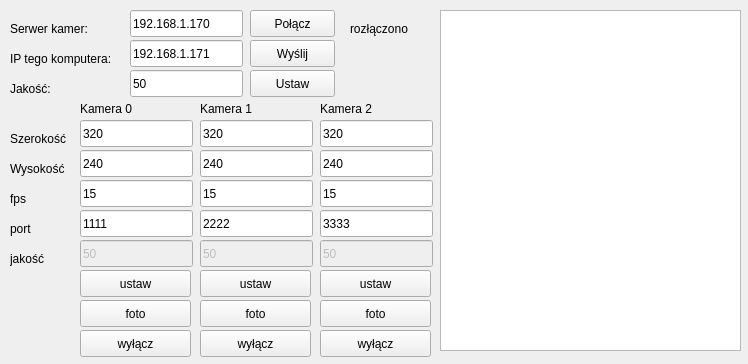
<?xml version="1.0" encoding="UTF-8"?>
<ui version="4.0">
 <class>MainWindow</class>
 <widget class="QMainWindow" name="MainWindow">
  <property name="geometry">
   <rect>
    <x>0</x>
    <y>0</y>
    <width>748</width>
    <height>364</height>
   </rect>
  </property>
  <property name="sizePolicy">
   <sizepolicy hsizetype="Fixed" vsizetype="Fixed">
    <horstretch>0</horstretch>
    <verstretch>0</verstretch>
   </sizepolicy>
  </property>
  <property name="windowTitle">
   <string>kamery</string>
  </property>
  <widget class="QWidget" name="centralWidget">
   <widget class="QLineEdit" name="lineEdit">
    <property name="geometry">
     <rect>
      <x>80</x>
      <y>120</y>
      <width>113</width>
      <height>27</height>
     </rect>
    </property>
    <property name="text">
     <string>320</string>
    </property>
   </widget>
   <widget class="QLineEdit" name="lineEdit_2">
    <property name="geometry">
     <rect>
      <x>80</x>
      <y>150</y>
      <width>113</width>
      <height>27</height>
     </rect>
    </property>
    <property name="text">
     <string>240</string>
    </property>
   </widget>
   <widget class="QLineEdit" name="lineEdit_3">
    <property name="geometry">
     <rect>
      <x>80</x>
      <y>180</y>
      <width>113</width>
      <height>27</height>
     </rect>
    </property>
    <property name="text">
     <string>15</string>
    </property>
   </widget>
   <widget class="QLineEdit" name="lineEdit_4">
    <property name="geometry">
     <rect>
      <x>80</x>
      <y>210</y>
      <width>113</width>
      <height>27</height>
     </rect>
    </property>
    <property name="text">
     <string>1111</string>
    </property>
   </widget>
   <widget class="QLineEdit" name="lineEdit_5">
    <property name="geometry">
     <rect>
      <x>200</x>
      <y>120</y>
      <width>113</width>
      <height>27</height>
     </rect>
    </property>
    <property name="text">
     <string>320</string>
    </property>
   </widget>
   <widget class="QLineEdit" name="lineEdit_6">
    <property name="geometry">
     <rect>
      <x>200</x>
      <y>210</y>
      <width>113</width>
      <height>27</height>
     </rect>
    </property>
    <property name="text">
     <string>2222</string>
    </property>
   </widget>
   <widget class="QLineEdit" name="lineEdit_7">
    <property name="geometry">
     <rect>
      <x>200</x>
      <y>180</y>
      <width>113</width>
      <height>27</height>
     </rect>
    </property>
    <property name="text">
     <string>15</string>
    </property>
   </widget>
   <widget class="QLineEdit" name="lineEdit_8">
    <property name="geometry">
     <rect>
      <x>200</x>
      <y>150</y>
      <width>113</width>
      <height>27</height>
     </rect>
    </property>
    <property name="text">
     <string>240</string>
    </property>
   </widget>
   <widget class="QPushButton" name="pushButton">
    <property name="geometry">
     <rect>
      <x>250</x>
      <y>10</y>
      <width>85</width>
      <height>27</height>
     </rect>
    </property>
    <property name="text">
     <string>Połącz</string>
    </property>
   </widget>
   <widget class="QLabel" name="label">
    <property name="geometry">
     <rect>
      <x>350</x>
      <y>20</y>
      <width>81</width>
      <height>17</height>
     </rect>
    </property>
    <property name="text">
     <string>rozłączono</string>
    </property>
   </widget>
   <widget class="QLineEdit" name="lineEdit_9">
    <property name="geometry">
     <rect>
      <x>130</x>
      <y>40</y>
      <width>113</width>
      <height>27</height>
     </rect>
    </property>
    <property name="text">
     <string>192.168.1.171</string>
    </property>
   </widget>
   <widget class="QLabel" name="label_2">
    <property name="geometry">
     <rect>
      <x>10</x>
      <y>50</y>
      <width>121</width>
      <height>17</height>
     </rect>
    </property>
    <property name="text">
     <string>IP tego komputera:</string>
    </property>
   </widget>
   <widget class="QPushButton" name="pushButton_2">
    <property name="geometry">
     <rect>
      <x>250</x>
      <y>40</y>
      <width>85</width>
      <height>27</height>
     </rect>
    </property>
    <property name="text">
     <string>Wyślij</string>
    </property>
   </widget>
   <widget class="QTextEdit" name="textEdit">
    <property name="geometry">
     <rect>
      <x>440</x>
      <y>10</y>
      <width>301</width>
      <height>341</height>
     </rect>
    </property>
   </widget>
   <widget class="QLabel" name="label_3">
    <property name="geometry">
     <rect>
      <x>80</x>
      <y>100</y>
      <width>61</width>
      <height>17</height>
     </rect>
    </property>
    <property name="text">
     <string>Kamera 0</string>
    </property>
   </widget>
   <widget class="QLabel" name="label_4">
    <property name="geometry">
     <rect>
      <x>200</x>
      <y>100</y>
      <width>61</width>
      <height>17</height>
     </rect>
    </property>
    <property name="text">
     <string>Kamera 1</string>
    </property>
   </widget>
   <widget class="QLabel" name="label_5">
    <property name="geometry">
     <rect>
      <x>10</x>
      <y>130</y>
      <width>71</width>
      <height>17</height>
     </rect>
    </property>
    <property name="text">
     <string>Szerokość</string>
    </property>
   </widget>
   <widget class="QLabel" name="label_6">
    <property name="geometry">
     <rect>
      <x>10</x>
      <y>160</y>
      <width>71</width>
      <height>17</height>
     </rect>
    </property>
    <property name="text">
     <string>Wysokość</string>
    </property>
   </widget>
   <widget class="QLabel" name="label_7">
    <property name="geometry">
     <rect>
      <x>10</x>
      <y>190</y>
      <width>57</width>
      <height>17</height>
     </rect>
    </property>
    <property name="text">
     <string>fps</string>
    </property>
   </widget>
   <widget class="QLabel" name="label_8">
    <property name="geometry">
     <rect>
      <x>10</x>
      <y>220</y>
      <width>57</width>
      <height>17</height>
     </rect>
    </property>
    <property name="text">
     <string>port</string>
    </property>
   </widget>
   <widget class="QLineEdit" name="lineEdit_10">
    <property name="geometry">
     <rect>
      <x>130</x>
      <y>10</y>
      <width>113</width>
      <height>27</height>
     </rect>
    </property>
    <property name="text">
     <string>192.168.1.170</string>
    </property>
   </widget>
   <widget class="QLabel" name="label_9">
    <property name="geometry">
     <rect>
      <x>10</x>
      <y>20</y>
      <width>101</width>
      <height>17</height>
     </rect>
    </property>
    <property name="text">
     <string>Serwer kamer:</string>
    </property>
   </widget>
   <widget class="QPushButton" name="pushButton_3">
    <property name="geometry">
     <rect>
      <x>80</x>
      <y>270</y>
      <width>111</width>
      <height>27</height>
     </rect>
    </property>
    <property name="text">
     <string>ustaw</string>
    </property>
   </widget>
   <widget class="QPushButton" name="pushButton_4">
    <property name="geometry">
     <rect>
      <x>200</x>
      <y>270</y>
      <width>111</width>
      <height>27</height>
     </rect>
    </property>
    <property name="text">
     <string>ustaw</string>
    </property>
   </widget>
   <widget class="QPushButton" name="pushButton_5">
    <property name="geometry">
     <rect>
      <x>80</x>
      <y>330</y>
      <width>111</width>
      <height>27</height>
     </rect>
    </property>
    <property name="text">
     <string>wyłącz</string>
    </property>
   </widget>
   <widget class="QPushButton" name="pushButton_6">
    <property name="geometry">
     <rect>
      <x>200</x>
      <y>330</y>
      <width>111</width>
      <height>27</height>
     </rect>
    </property>
    <property name="text">
     <string>wyłącz</string>
    </property>
   </widget>
   <widget class="QPushButton" name="pushButton_7">
    <property name="geometry">
     <rect>
      <x>250</x>
      <y>70</y>
      <width>85</width>
      <height>27</height>
     </rect>
    </property>
    <property name="text">
     <string>Ustaw</string>
    </property>
   </widget>
   <widget class="QLineEdit" name="lineEdit_11">
    <property name="geometry">
     <rect>
      <x>130</x>
      <y>70</y>
      <width>113</width>
      <height>27</height>
     </rect>
    </property>
    <property name="text">
     <string>50</string>
    </property>
   </widget>
   <widget class="QLabel" name="label_10">
    <property name="geometry">
     <rect>
      <x>10</x>
      <y>80</y>
      <width>57</width>
      <height>17</height>
     </rect>
    </property>
    <property name="text">
     <string>Jakość:</string>
    </property>
   </widget>
   <widget class="QLineEdit" name="lineEdit_12">
    <property name="geometry">
     <rect>
      <x>320</x>
      <y>180</y>
      <width>113</width>
      <height>27</height>
     </rect>
    </property>
    <property name="text">
     <string>15</string>
    </property>
   </widget>
   <widget class="QLineEdit" name="lineEdit_13">
    <property name="geometry">
     <rect>
      <x>320</x>
      <y>120</y>
      <width>113</width>
      <height>27</height>
     </rect>
    </property>
    <property name="text">
     <string>320</string>
    </property>
   </widget>
   <widget class="QLabel" name="label_11">
    <property name="geometry">
     <rect>
      <x>320</x>
      <y>100</y>
      <width>61</width>
      <height>17</height>
     </rect>
    </property>
    <property name="text">
     <string>Kamera 2</string>
    </property>
   </widget>
   <widget class="QPushButton" name="pushButton_8">
    <property name="geometry">
     <rect>
      <x>320</x>
      <y>270</y>
      <width>111</width>
      <height>27</height>
     </rect>
    </property>
    <property name="text">
     <string>ustaw</string>
    </property>
   </widget>
   <widget class="QLineEdit" name="lineEdit_14">
    <property name="geometry">
     <rect>
      <x>320</x>
      <y>150</y>
      <width>113</width>
      <height>27</height>
     </rect>
    </property>
    <property name="text">
     <string>240</string>
    </property>
   </widget>
   <widget class="QLineEdit" name="lineEdit_15">
    <property name="geometry">
     <rect>
      <x>320</x>
      <y>210</y>
      <width>113</width>
      <height>27</height>
     </rect>
    </property>
    <property name="text">
     <string>3333</string>
    </property>
   </widget>
   <widget class="QPushButton" name="pushButton_9">
    <property name="geometry">
     <rect>
      <x>320</x>
      <y>330</y>
      <width>111</width>
      <height>27</height>
     </rect>
    </property>
    <property name="text">
     <string>wyłącz</string>
    </property>
   </widget>
   <widget class="QLineEdit" name="lineEdit_16">
    <property name="enabled">
     <bool>false</bool>
    </property>
    <property name="geometry">
     <rect>
      <x>80</x>
      <y>240</y>
      <width>113</width>
      <height>27</height>
     </rect>
    </property>
    <property name="text">
     <string>50</string>
    </property>
   </widget>
   <widget class="QLineEdit" name="lineEdit_17">
    <property name="enabled">
     <bool>false</bool>
    </property>
    <property name="geometry">
     <rect>
      <x>320</x>
      <y>240</y>
      <width>113</width>
      <height>27</height>
     </rect>
    </property>
    <property name="text">
     <string>50</string>
    </property>
   </widget>
   <widget class="QLabel" name="label_12">
    <property name="geometry">
     <rect>
      <x>10</x>
      <y>250</y>
      <width>57</width>
      <height>17</height>
     </rect>
    </property>
    <property name="text">
     <string>jakość</string>
    </property>
   </widget>
   <widget class="QLineEdit" name="lineEdit_18">
    <property name="enabled">
     <bool>false</bool>
    </property>
    <property name="geometry">
     <rect>
      <x>200</x>
      <y>240</y>
      <width>113</width>
      <height>27</height>
     </rect>
    </property>
    <property name="text">
     <string>50</string>
    </property>
   </widget>
   <widget class="QPushButton" name="pushButton_10">
    <property name="geometry">
     <rect>
      <x>320</x>
      <y>300</y>
      <width>111</width>
      <height>27</height>
     </rect>
    </property>
    <property name="text">
     <string>foto</string>
    </property>
   </widget>
   <widget class="QPushButton" name="pushButton_11">
    <property name="geometry">
     <rect>
      <x>200</x>
      <y>300</y>
      <width>111</width>
      <height>27</height>
     </rect>
    </property>
    <property name="text">
     <string>foto</string>
    </property>
   </widget>
   <widget class="QPushButton" name="pushButton_12">
    <property name="geometry">
     <rect>
      <x>80</x>
      <y>300</y>
      <width>111</width>
      <height>27</height>
     </rect>
    </property>
    <property name="text">
     <string>foto</string>
    </property>
   </widget>
  </widget>
 </widget>
 <layoutdefault spacing="6" margin="11"/>
 <resources/>
 <connections/>
</ui>
